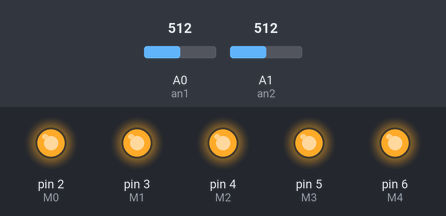
Recording of a sketch running on a simulated Arduino Uno, built with avr-gcc and run on an emulated ATmega328P. Parts: output pins drawn as LEDs (lit = HIGH). Inputs (shaded band) come from the test bench; at power-on: A0 (an1) = 512, A1 (an2) = 512. What the sketch prints to the serial monitor is not drawn.

Above: at 2.5 s.
At 7.5 s:
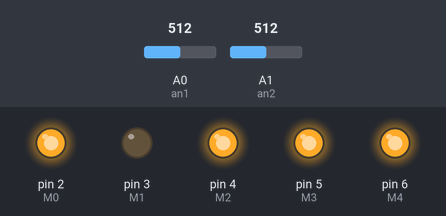
Timing chart, 0 to 13.0 s (numbered marks = the images above):
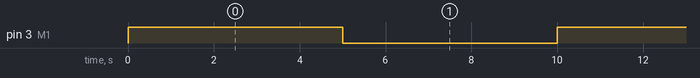

Measured:
- by itself, pin 3 (M1): alternates HIGH for 5.0 s and LOW for 5.0 s

The sketch:

sound-1.ino
```cpp
// Pin definitions
#define an1 A0
#define an2 A1
#define M0 2
#define M1 3
#define M2 4
#define M3 5
#define M4 6
int count =1;
void setup() {
  // Set the M0 to M4 pins as outputs
  Serial.begin(115200);
  pinMode(M0, OUTPUT);
  pinMode(M1, OUTPUT);
  pinMode(M2, OUTPUT);
  pinMode(M3, OUTPUT);
  pinMode(M4, OUTPUT);

    pinMode(an1,INPUT);
  pinMode(an2, INPUT);

    digitalWrite(M0, HIGH);
  digitalWrite(M1, HIGH);
  digitalWrite(M2, HIGH);
   digitalWrite(M3, HIGH);
  digitalWrite(M4, HIGH);

}

void loop() {
  // Play sound number 1 (binary 001) on the module
  // Serial.println("begin");
int ann1 = analogRead(an1)*5/1024 ;
int ann2=analogRead(an2)*5/1024 ;
  delay(5000);  // Wait for 5 seconds
  if(count==1){
    // Serial.println("sound1 recording...");
    digitalWrite(M1,LOW);
     delay(5000);
    digitalWrite(M1,HIGH);
    Serial.print(ann1);
    Serial.print(',');
    Serial.print(ann2);
    Serial.print(',');

  }

Serial.println();
}
```
